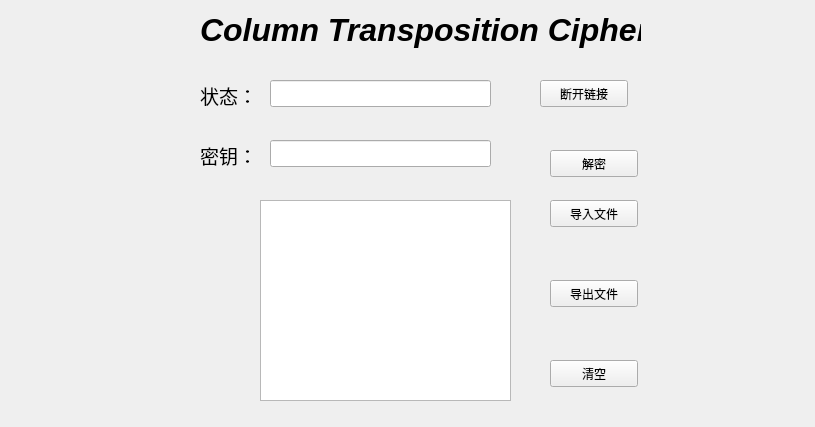
<?xml version="1.0" encoding="UTF-8"?>
<ui version="4.0">
 <class>Column_jia</class>
 <widget class="QWidget" name="Column_jia">
  <property name="geometry">
   <rect>
    <x>0</x>
    <y>0</y>
    <width>815</width>
    <height>427</height>
   </rect>
  </property>
  <property name="windowTitle">
   <string>Form</string>
  </property>
  <widget class="QPushButton" name="zero">
   <property name="geometry">
    <rect>
     <x>550</x>
     <y>360</y>
     <width>88</width>
     <height>27</height>
    </rect>
   </property>
   <property name="text">
    <string>清空</string>
   </property>
  </widget>
  <widget class="QPushButton" name="decrption">
   <property name="geometry">
    <rect>
     <x>550</x>
     <y>150</y>
     <width>88</width>
     <height>27</height>
    </rect>
   </property>
   <property name="text">
    <string>解密</string>
   </property>
  </widget>
  <widget class="QLineEdit" name="condition">
   <property name="geometry">
    <rect>
     <x>270</x>
     <y>80</y>
     <width>221</width>
     <height>27</height>
    </rect>
   </property>
  </widget>
  <widget class="QLabel" name="label_2">
   <property name="geometry">
    <rect>
     <x>200</x>
     <y>80</y>
     <width>61</width>
     <height>31</height>
    </rect>
   </property>
   <property name="text">
    <string>&lt;html&gt;&lt;head/&gt;&lt;body&gt;&lt;p&gt;&lt;span style=&quot; font-size:14pt;&quot;&gt;状态：&lt;/span&gt;&lt;/p&gt;&lt;/body&gt;&lt;/html&gt;</string>
   </property>
  </widget>
  <widget class="QLabel" name="label">
   <property name="geometry">
    <rect>
     <x>200</x>
     <y>10</y>
     <width>441</width>
     <height>41</height>
    </rect>
   </property>
   <property name="text">
    <string>&lt;html&gt;&lt;head/&gt;&lt;body&gt;&lt;p&gt;&lt;span style=&quot; font-size:24pt; font-weight:600; font-style:italic;&quot;&gt;Column Transposition  Cipher&lt;/span&gt;&lt;/p&gt;&lt;/body&gt;&lt;/html&gt;</string>
   </property>
  </widget>
  <widget class="QLabel" name="label_3">
   <property name="geometry">
    <rect>
     <x>200</x>
     <y>140</y>
     <width>67</width>
     <height>31</height>
    </rect>
   </property>
   <property name="text">
    <string>&lt;html&gt;&lt;head/&gt;&lt;body&gt;&lt;p&gt;&lt;span style=&quot; font-size:14pt;&quot;&gt;密钥：&lt;/span&gt;&lt;/p&gt;&lt;/body&gt;&lt;/html&gt;</string>
   </property>
  </widget>
  <widget class="QPushButton" name="cut">
   <property name="geometry">
    <rect>
     <x>540</x>
     <y>80</y>
     <width>88</width>
     <height>27</height>
    </rect>
   </property>
   <property name="text">
    <string>断开链接</string>
   </property>
  </widget>
  <widget class="QLineEdit" name="keyword">
   <property name="geometry">
    <rect>
     <x>270</x>
     <y>140</y>
     <width>221</width>
     <height>27</height>
    </rect>
   </property>
  </widget>
  <widget class="QPushButton" name="outFile">
   <property name="geometry">
    <rect>
     <x>550</x>
     <y>280</y>
     <width>88</width>
     <height>27</height>
    </rect>
   </property>
   <property name="text">
    <string>导出文件</string>
   </property>
  </widget>
  <widget class="QPushButton" name="inFile">
   <property name="geometry">
    <rect>
     <x>550</x>
     <y>200</y>
     <width>88</width>
     <height>27</height>
    </rect>
   </property>
   <property name="text">
    <string>导入文件</string>
   </property>
  </widget>
  <widget class="QTextEdit" name="ciphertext">
   <property name="geometry">
    <rect>
     <x>260</x>
     <y>200</y>
     <width>251</width>
     <height>201</height>
    </rect>
   </property>
   <property name="styleSheet">
    <string notr="true">font: 13pt &quot;Cantarell&quot;;</string>
   </property>
  </widget>
 </widget>
 <resources/>
 <connections/>
</ui>
